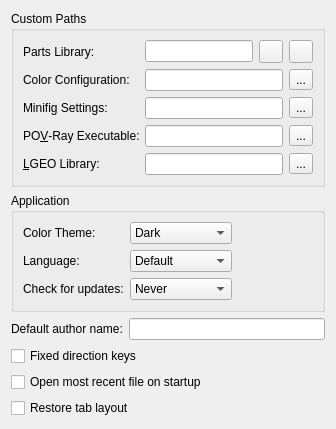
     <widget class="QWidget" name="tabGeneral">
      <attribute name="title">
       <string>General</string>
      </attribute>
      <layout class="QFormLayout" name="formLayout">
       <property name="fieldGrowthPolicy">
        <enum>QFormLayout::ExpandingFieldsGrow</enum>
       </property>
       <item row="1" column="0" colspan="2">
        <widget class="QGroupBox" name="ApplicationGroup">
         <property name="title">
          <string>Application</string>
         </property>
         <layout class="QGridLayout" name="gridLayout_4">
          <item row="1" column="0">
           <widget class="QLabel" name="label_19">
            <property name="text">
             <string>Language:</string>
            </property>
            <property name="buddy">
             <cstring>Language</cstring>
            </property>
           </widget>
          </item>
          <item row="1" column="1">
           <widget class="QComboBox" name="Language">
            <item>
             <property name="text">
              <string>Default</string>
             </property>
            </item>
            <item>
             <property name="text">
              <string>Czech</string>
             </property>
            </item>
            <item>
             <property name="text">
              <string>Deutsch </string>
             </property>
            </item>
            <item>
             <property name="text">
              <string>English</string>
             </property>
            </item>
            <item>
             <property name="text">
              <string>Français</string>
             </property>
            </item>
            <item>
             <property name="text">
              <string>Português</string>
             </property>
            </item>
            <item>
             <property name="text">
              <string>Español</string>
             </property>
            </item>
           </widget>
          </item>
          <item row="2" column="1">
           <widget class="QComboBox" name="checkForUpdates">
            <item>
             <property name="text">
              <string>Never</string>
             </property>
            </item>
            <item>
             <property name="text">
              <string>Once a day</string>
             </property>
            </item>
            <item>
             <property name="text">
              <string>Once a week</string>
             </property>
            </item>
           </widget>
          </item>
          <item row="2" column="0">
           <widget class="QLabel" name="label_10">
            <property name="text">
             <string>Check for updates:</string>
            </property>
            <property name="buddy">
             <cstring>checkForUpdates</cstring>
            </property>
           </widget>
          </item>
          <item row="1" column="2">
           <spacer name="horizontalSpacer_8">
            <property name="orientation">
             <enum>Qt::Horizontal</enum>
            </property>
            <property name="sizeHint" stdset="0">
             <size>
              <width>40</width>
              <height>20</height>
             </size>
            </property>
           </spacer>
          </item>
          <item row="0" column="0">
           <widget class="QLabel" name="label_25">
            <property name="text">
             <string>Color Theme:</string>
            </property>
            <property name="buddy">
             <cstring>Language</cstring>
            </property>
           </widget>
          </item>
          <item row="0" column="1">
           <widget class="QComboBox" name="ColorTheme">
            <item>
             <property name="text">
              <string>Dark</string>
             </property>
            </item>
            <item>
             <property name="text">
              <string>System</string>
             </property>
            </item>
           </widget>
          </item>
         </layout>
        </widget>
       </item>
       <item row="2" column="0">
        <widget class="QLabel" name="label_4">
         <property name="text">
          <string>Default author name:</string>
         </property>
         <property name="buddy">
          <cstring>authorName</cstring>
         </property>
        </widget>
       </item>
       <item row="2" column="1">
        <widget class="QLineEdit" name="authorName"/>
       </item>
       <item row="9" column="0" colspan="2">
        <widget class="QCheckBox" name="fixedDirectionKeys">
         <property name="text">
          <string>Fixed direction keys</string>
         </property>
        </widget>
       </item>
       <item row="10" column="0" colspan="2">
        <widget class="QCheckBox" name="autoLoadMostRecent">
         <property name="text">
          <string>Open most recent file on startup</string>
         </property>
        </widget>
       </item>
       <item row="0" column="0" colspan="2">
        <widget class="QGroupBox" name="CustomPathsGroup">
         <property name="title">
          <string>Custom Paths</string>
         </property>
         <layout class="QFormLayout" name="formLayout_2">
          <item row="0" column="0">
           <widget class="QLabel" name="label_5">
            <property name="text">
             <string>Parts Library:</string>
            </property>
            <property name="buddy">
             <cstring>partsLibrary</cstring>
            </property>
           </widget>
          </item>
          <item row="0" column="1">
           <layout class="QHBoxLayout" name="horizontalLayout_3">
            <item>
             <widget class="QLineEdit" name="partsLibrary"/>
            </item>
            <item>
             <widget class="QToolButton" name="partsLibraryBrowse">
              <property name="icon">
               <iconset resource="../leocad.qrc">
                <normaloff>:/resources/file_open.png</normaloff>:/resources/file_open.png</iconset>
              </property>
             </widget>
            </item>
            <item>
             <widget class="QToolButton" name="partsArchiveBrowse">
              <property name="icon">
               <iconset resource="../leocad.qrc">
                <normaloff>:/resources/archive.png</normaloff>:/resources/archive.png</iconset>
              </property>
             </widget>
            </item>
           </layout>
          </item>
          <item row="1" column="0">
           <widget class="QLabel" name="label_17">
            <property name="text">
             <string>Color Configuration:</string>
            </property>
            <property name="buddy">
             <cstring>ColorConfigEdit</cstring>
            </property>
           </widget>
          </item>
          <item row="1" column="1">
           <layout class="QHBoxLayout" name="ColorConfigLayout">
            <item>
             <widget class="QLineEdit" name="ColorConfigEdit"/>
            </item>
            <item>
             <widget class="QToolButton" name="ColorConfigBrowseButton">
              <property name="text">
               <string>...</string>
              </property>
             </widget>
            </item>
           </layout>
          </item>
          <item row="2" column="0">
           <widget class="QLabel" name="label_18">
            <property name="text">
             <string>Minifig Settings:</string>
            </property>
            <property name="buddy">
             <cstring>MinifigSettingsEdit</cstring>
            </property>
           </widget>
          </item>
          <item row="2" column="1">
           <layout class="QHBoxLayout" name="MinifigSettingsLayout">
            <item>
             <widget class="QLineEdit" name="MinifigSettingsEdit"/>
            </item>
            <item>
             <widget class="QToolButton" name="MinifigSettingsBrowseButton">
              <property name="text">
               <string>...</string>
              </property>
             </widget>
            </item>
           </layout>
          </item>
          <item row="3" column="0">
           <widget class="QLabel" name="povrayLabel">
            <property name="text">
             <string>PO&amp;V-Ray Executable:</string>
            </property>
            <property name="buddy">
             <cstring>povrayExecutable</cstring>
            </property>
           </widget>
          </item>
          <item row="3" column="1">
           <layout class="QHBoxLayout" name="povrayLayout">
            <item>
             <widget class="QLineEdit" name="povrayExecutable"/>
            </item>
            <item>
             <widget class="QToolButton" name="povrayExecutableBrowse">
              <property name="text">
               <string>...</string>
              </property>
             </widget>
            </item>
           </layout>
          </item>
          <item row="4" column="0">
           <widget class="QLabel" name="label_9">
            <property name="text">
             <string>&amp;LGEO Library:</string>
            </property>
            <property name="buddy">
             <cstring>lgeoPath</cstring>
            </property>
           </widget>
          </item>
          <item row="4" column="1">
           <layout class="QHBoxLayout" name="horizontalLayout_10">
            <item>
             <widget class="QLineEdit" name="lgeoPath"/>
            </item>
            <item>
             <widget class="QToolButton" name="lgeoPathBrowse">
              <property name="text">
               <string>...</string>
              </property>
             </widget>
            </item>
           </layout>
          </item>
         </layout>
        </widget>
       </item>
       <item row="11" column="0" colspan="2">
        <widget class="QCheckBox" name="RestoreTabLayout">
         <property name="text">
          <string>Restore tab layout</string>
         </property>
        </widget>
       </item>
      </layout>
     </widget>
